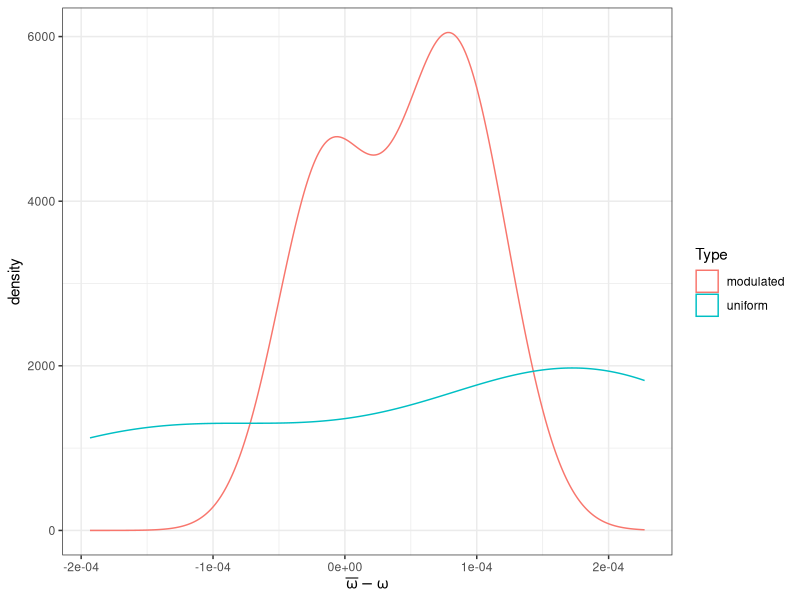

The R script that drew this image: (Note: this script raises an error after producing the figure.)
rm(list=ls(all=TRUE))
library(dplyr); library(plyr)
library(reshape2)
library(ggplot2)
library(parallel); library(doParallel); registerDoParallel(detectCores()-1)

## definitions ####
fancy <- function(x) formatC(x, 4, format = "e")
.se <- function(x) sd(x)/sqrt(length(x))

.dcs <- function(x, w = w0) N0 * (1 + P*sin(w*x + phi)) # structural model/expectation
.ddcs <- function(x, w = w0) N0*P*cos(w*x + phi) # signal derivative

.fit <- function(trl){
  nls(Sgl~ n*(1 + p*sin(frq*Time + phi)), data=trl, start=list(n = 5000, p = 1, frq=w.g)) -> m3
  .est = coef(m3); names(.est) <- paste("X",names(.est), sep=".")
  .ster = sqrt(diag(vcov(m3))); names(.ster) <- paste("SE",names(.ster), sep=".")
  data.frame(c(.est, .ster)%>%t)
}
.simul <- function(data) data %>% ddply(.(Type, Trl), .fit, .parallel=FALSE) %>% 
  mutate(B.frq = X.frq - w0, RB.frq = B.frq/w0, Type = as.factor(Type)) 

.sample <- function(Nprd){
  Ttot = (Nprd*2*pi-phi)/w0 #total measurement time
  assign("Ttot", Ttot, envir = .GlobalEnv)
  t1 = seq(0, Ttot, by = 1/fs) #uniform sampling
  
  ## modulated sampling if the measurements are taken uniformly in time
  t2 = seq(0, Ttot, by = comptn/fs); x = .dcs(t2, w=w.g) #sampled measurements
  t2 <- t2[x > N0*(1 - P*comptn) & x < N0*(1 + P*comptn)] #pick the good points
  rm(x)
  min(length(t1), length(t2))->l
  t1 <- t1[1:l]; t2 = t2[1:l]
  df1 = data.frame("Type" = "uniform","Time" = t1, "Sgl" = .dcs(t1), "Drvt" = .ddcs(t1))
  df2 = data.frame("Type" = "modulated","Time" = t2, "Sgl" = .dcs(t2), "Drvt" = .ddcs(t2))
  rbind(df1,df2)
}

#### preparations ####
## I should show that my formula for var omega is the correct one
w0=3; phi=pi/36; N0=6730; P=.8 # signal
fs=5000; comptn=.33; w.g=rnorm(1,3,0) ## sampling
errS = 3e-2*N0*P #absolute measurement error

## modeling ##
# the first two will have to be adjusted b/c now I return a list of data frames from .sample
## 1) trials with different error ####
Ntrial = 5 #number of trials
Es = .sample(3) # expected values for the two samplings
l = nrow(Es)
Es[rep(seq(l),Ntrial),] %>% mutate(Trl = rep(seq(Ntrial), each=l), Sgl = Sgl + rnorm(Ntrial*l, sd=errS)) -> s
.stats <- .simul(s)

## plotting results ##
ggplot(.stats, aes(B.frq, col=Type)) + geom_density() +
  theme_bw() + labs(x=expression(bar(omega) - omega))

## comparing the efficiencies
daply(.stats, "Type", function(x) .se(x$X.frq)) -> x
print(x)
c("SE ratio" = x["uniform"]/x["modulated"], "wg/w0" = w.g/w0) %>% print

x = filter(s, Trl==1) %>% mutate(Sgl.o = .dcs(Time), errY = Sgl-Sgl.o) %>% slice(seq(1,2*l, length.out=250))
ggplot(x, aes(Time, Sgl)) + geom_pointrange(aes(ymin=Sgl-errS, ymax=Sgl+errS,col=Type), size=.3) + theme_bw() + 
  geom_line(aes(Time, Sgl), data.frame(Time = seq(0, Ttot, by=1/fs)) %>% mutate(Sgl=.dcs(Time)))

ggplot(.stats) + geom_boxplot(aes(Type, B.frq)) + theme_bw() + labs(y=expression(sigma[hat(omega)]))

## 2) checking the growth of omega se with total time ####
Es <- .sample(15); nrow(Es)->l
mutate(Es, Trl=1, Sgl = Sgl + rnorm(l, sd=errS))  -> s

(1:10)*l/length(unique(s$Type))/10 -> m
llply(m, function(i) s%>%ddply("Type", function(x) slice(x,1:i))) -> s
ldply(s, function(df) .simul(df)%>%mutate(NUM = nrow(df))) %>% 
  mutate(MEAN.SE = SE.frq/sqrt(NUM))->.stats

ggplot(.stats, aes(NUM, MEAN.SE, col=Type)) + geom_point() + 
  scale_y_log10() + scale_x_log10() +
  theme_bw() + labs(x="Sample size",y=expression(sigma[bar(omega)])) + theme(legend.position="top")

## 3) checking the analytical formula ####
## the formula is
## SEw = SE error / sqrt(sum xj * (sum ti^2 xi/sum xj) - (sum ti xi/sum xj)^2)
.compVarF <- function(df, err = errS){
  ftr <- sum(df$Drvt^2)
  mutate(df, Wt = Drvt^2/ftr, WtT = Time*Wt, WtTT = Time^2*Wt)->df
  (sum(df$WtTT) - sum(df$WtT)^2)*ftr -> denom
  err/sqrt(denom)
}
Es = .sample(10); l = nrow(Es[[1]])
rnorm(l, sd=errS)%>%rep(length(Es)) -> s
ldply(Es, .id="Type") %>% mutate(Sgl = Sgl + s, Trl=1) -> s
.stats <- .simul(s) %>% mutate(SEAN.frq = daply(s, "Type", .compVarF))
 